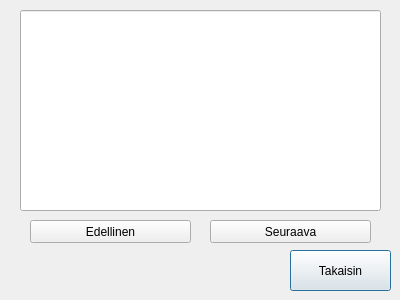
<?xml version="1.0" encoding="UTF-8"?>
<ui version="4.0">
 <class>Tilitapahtuma</class>
 <widget class="QDialog" name="Tilitapahtuma">
  <property name="geometry">
   <rect>
    <x>0</x>
    <y>0</y>
    <width>400</width>
    <height>300</height>
   </rect>
  </property>
  <property name="sizePolicy">
   <sizepolicy hsizetype="Maximum" vsizetype="Maximum">
    <horstretch>0</horstretch>
    <verstretch>0</verstretch>
   </sizepolicy>
  </property>
  <property name="windowTitle">
   <string>Dialog</string>
  </property>
  <widget class="QPushButton" name="pushButton_tilitakaisin">
   <property name="geometry">
    <rect>
     <x>290</x>
     <y>250</y>
     <width>101</width>
     <height>41</height>
    </rect>
   </property>
   <property name="text">
    <string>Takaisin</string>
   </property>
  </widget>
  <widget class="QLineEdit" name="lineEdit">
   <property name="geometry">
    <rect>
     <x>20</x>
     <y>10</y>
     <width>361</width>
     <height>201</height>
    </rect>
   </property>
  </widget>
  <widget class="QPushButton" name="pushButton">
   <property name="geometry">
    <rect>
     <x>210</x>
     <y>220</y>
     <width>161</width>
     <height>23</height>
    </rect>
   </property>
   <property name="text">
    <string>Seuraava</string>
   </property>
  </widget>
  <widget class="QPushButton" name="pushButton_2">
   <property name="geometry">
    <rect>
     <x>30</x>
     <y>220</y>
     <width>161</width>
     <height>23</height>
    </rect>
   </property>
   <property name="text">
    <string>Edellinen</string>
   </property>
  </widget>
 </widget>
 <resources/>
 <connections/>
</ui>
